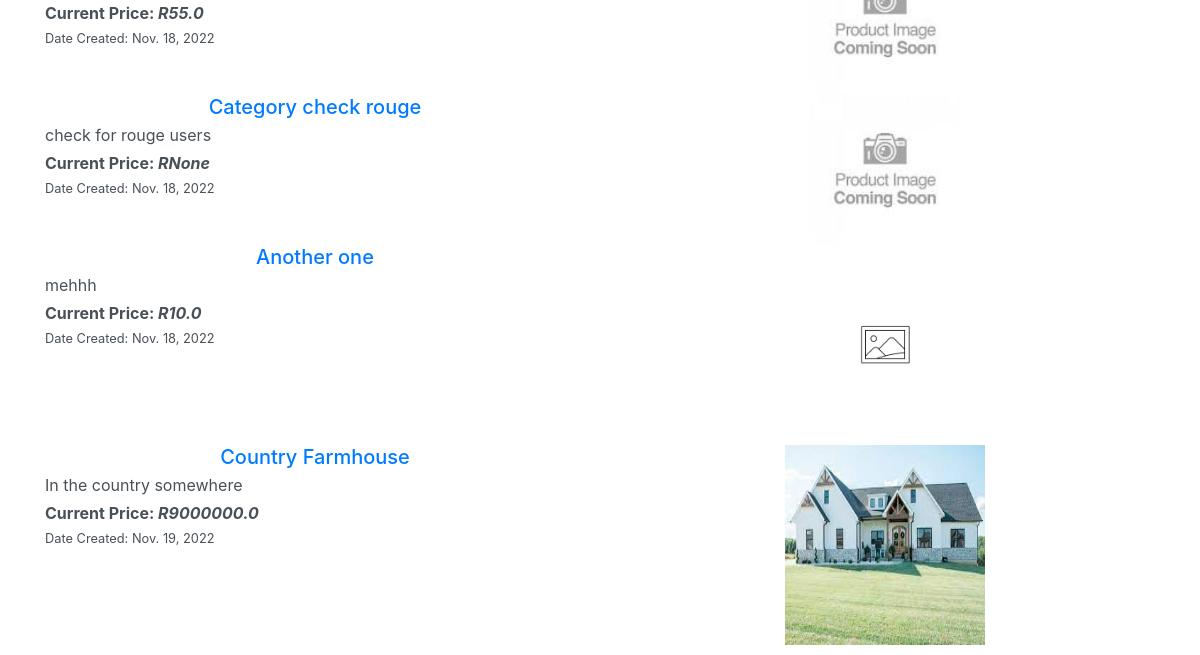
Before: / (lower part) with the older database file.
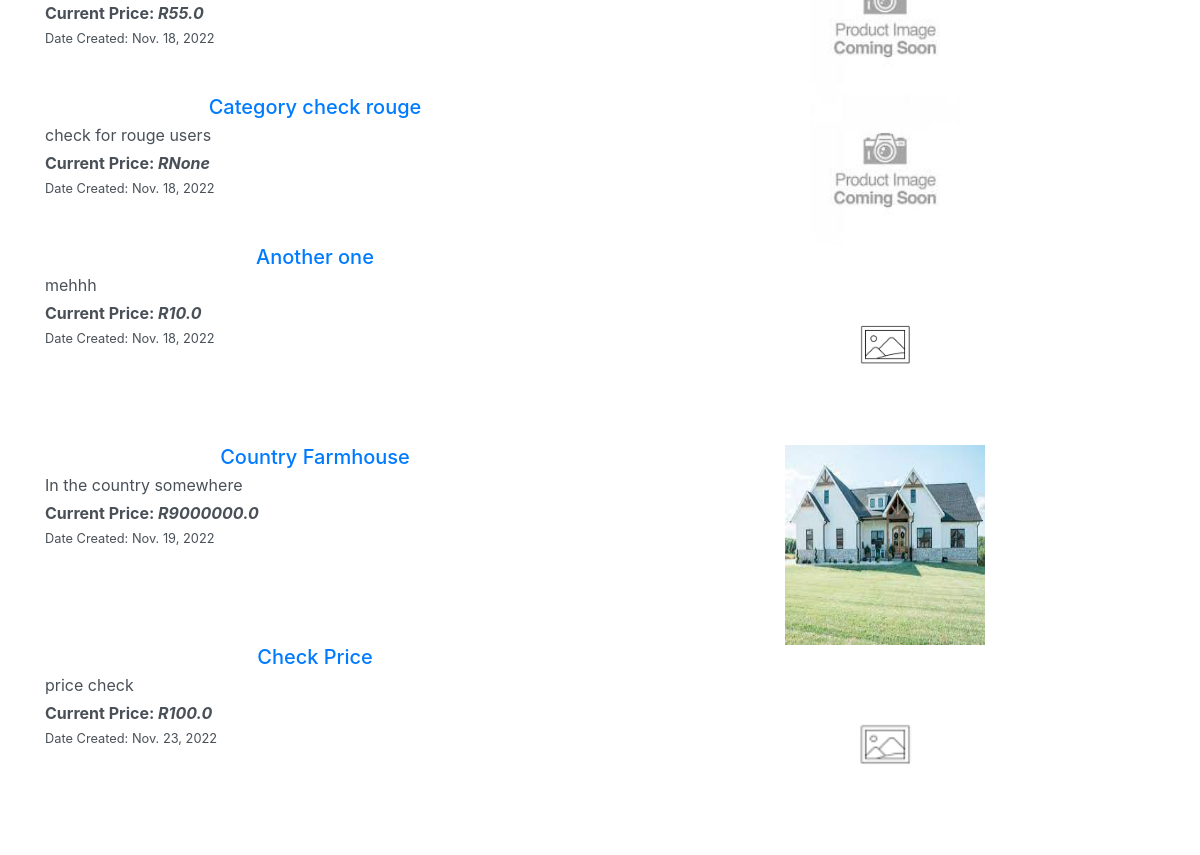
After: the same page with the newer database file.
### auctions/models.py (models this page shows, shortened)
class Listing(models.Model):
    title = models.CharField(max_length= 30)
    description = models.CharField(max_length= 200)
    creator = models.ForeignKey(User, on_delete=models.CASCADE, related_name="user", null=True)
    bid = models.ManyToManyField("Bid", related_name="current_bid", null=True)
    bidders = models.ManyToManyField(User, blank=True, related_name="buyers")
    pub_date = models.DateField(default=date.today)
    mod_date = models.DateField(default=date.today)
    comments = models.ManyToManyField("Comment", related_name="listing_comments", null=True, blank=True)
    category = models.ManyToManyField("Category", related_name="listing_category", null=True)
    active = models.BooleanField(default=True)
    winner = models.ForeignKey(User, on_delete=models.CASCADE, related_name="sold", null=True)
    listing_image = models.ImageField(null=True, blank=True, upload_to="Images/listings_pics")

### auctions/views.py (the view)
# urls.py: path("", views.index, name="index"),
def index(request):
    listings = Listing.objects.all()
    current = 0
    current_amount_list = []
    for listing in listings:
        if listing.active == True:
            current_amount = listing.offers.aggregate(Max('amount'))
            print(f"current dict: {current_amount}")
            print(current_amount['amount__max'])
            current = current_amount.get('amount__max')
            current_amount_list.append(current)
    print(f"list: {current_amount_list}")
    return render(request, "auctions/index.html", {"listings": listings.annotate(max_bid_amount=Max('offers__amount')),
    "prices": current_amount_list})

### auctions/templates/auctions/index.html (shortened to what this page needs)
{% extends "auctions/layout.html" %}
{% load static %}
{% block body %}
    {% for listing in listings %}
        {% if listing.active == True %}
            <div class="container-lg text-center">
                <div class="row">
                    <div class="col list-group-item-action">
                        <h5 class="mb-1"><a href="listings/{{listing.id}}">{{listing.title}}</a></h5>
                        <div class="description text-left">
                            <p class="mb-1">{{listing.description}}</p>
                        </div>
                        <div class="price text-left">
                            <strong>Current Price: <em>R{{listing.max_bid_amount}}</em></strong>
                        </div>
                        <div class="date text-left">
                            <small>Date Created: {{listing.pub_date}}</small>
                        </div>
                    </div>
                    <div class="col">
                        <div class="img-sm">
                            {% if listing.listing_image %}
                                <img src="{{listing.listing_image.url}}" alt="product image" width="200" height="200">
                            {% else %}
                                <img src="{% static 'auctions/Images/product_images.jpg' %}" width="150" height="150" alt="Default profile picture">
                            {% endif %}
                        </div>
                    </div>
                </div>
            </div>
        {% endif %}
    {% endfor %}
{% endblock %}

Changed rows visible on the page:
added Listing: title "Check Price", description "price check", max_bid_amount "100.0", pub_date "Nov. 23, 2022", listing_image (placeholder picture)
